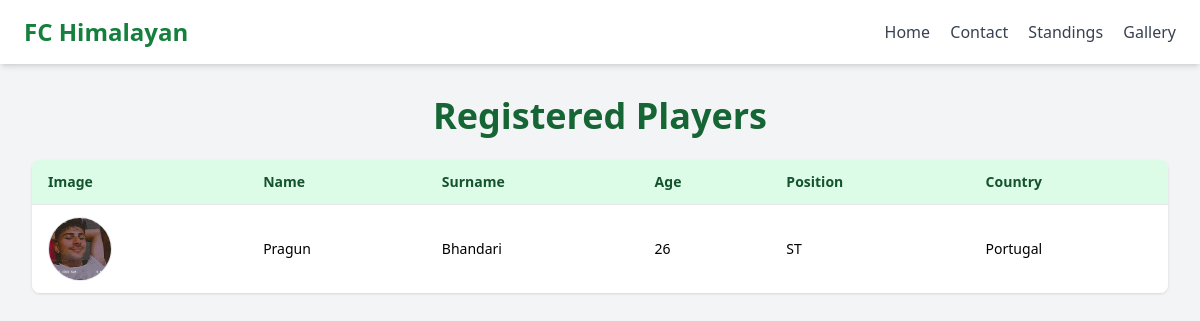
Before: /players/ with the older database file.
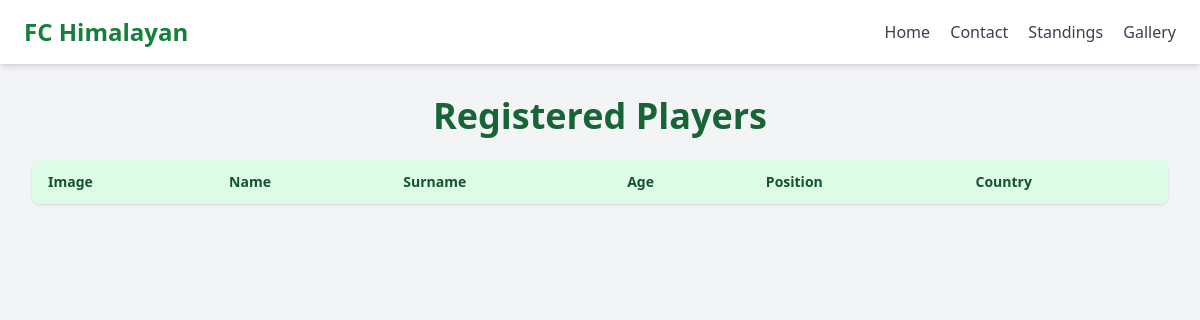
After: the same page with the newer database file.
### myapp/models.py (models this page shows, shortened)
class Player(models.Model):
    user = models.OneToOneField(User, on_delete=models.CASCADE, null=True, blank=True)
    id = models.UUIDField(primary_key=True, default=uuid.uuid4, editable=False)
    image = models.ImageField(upload_to='player_images/')
    name = models.CharField(max_length=100)
    surname = models.CharField(max_length=100)
    age = models.IntegerField()
    sex = models.CharField(max_length=10)
    position = models.CharField(max_length=100)
    jersey_number = models.IntegerField()
    country = models.CharField(max_length=100)
    nationality = models.CharField(max_length=100)
    address = models.TextField()
    contacts = models.CharField(max_length=200)

### myapp/views.py (the view)
# urls.py: path('players/', views.player_list, name='player_list'),
def player_list(request):
    country = request.GET.get('country')  # Gets '?country=Denmark' from URL
    if country:
        players = Player.objects.filter(country__iexact=country)
    else:
        players = Player.objects.all()
    return render(request, 'players.html', {
        'players': players,
        'selected_country': country
    })

### myapp/urls.py (called while the page is built)
    def to_url(self, value):
        return str(value)

### templates/players.html (shortened to what this page needs)
{% load static %}
<!DOCTYPE html>
<html lang="en">
<head>
  <script src="https://cdn.tailwindcss.com"></script>
</head>
<body class="bg-gray-100 min-h-screen">
  <header class="bg-white shadow-md py-4 px-6">
    <div class="max-w-7xl mx-auto flex flex-col md:flex-row justify-between items-center">
        <div>
            <a href="/">
              <nav class="text-2xl font-bold text-green-700 mb-2 md:mb-0">FC Himalayan</nav>
            </a>
          </div>
      <nav class="space-x-4 text-center">
        <a href="{% url 'index' %}" class="text-gray-700 hover:text-green-700 font-medium">Home</a>
        <a href="{% url 'contact' %}" class="text-gray-700 hover:text-green-700 font-medium">Contact</a>
        <a href="{% url 'standings' %}" class="text-gray-700 hover:text-green-700 font-medium">Standings</a>
        <a href="{% url 'gallery' %}" class="text-gray-700 hover:text-green-700 font-medium">Gallery</a>
      </nav>
    </div>
  </header>
  <main class="max-w-7xl mx-auto px-4 sm:px-6 lg:px-8 py-8">
    <h1 class="text-3xl sm:text-4xl font-bold text-center text-green-800 mb-6">Registered Players</h1>
    <div class="overflow-x-auto bg-white rounded-lg shadow">
      <table class="min-w-full divide-y divide-gray-200">
        <thead class="bg-green-100 text-green-900">
          <tr>
            <th scope="col" class="px-4 py-3 text-left text-sm font-semibold">Image</th>
            <th scope="col" class="px-4 py-3 text-left text-sm font-semibold">Name</th>
            <th scope="col" class="px-4 py-3 text-left text-sm font-semibold">Surname</th>
            <th scope="col" class="px-4 py-3 text-left text-sm font-semibold">Age</th>
            <th scope="col" class="px-4 py-3 text-left text-sm font-semibold">Position</th>
            <th scope="col" class="px-4 py-3 text-left text-sm font-semibold">Country</th>
          </tr>
        </thead>
        <tbody class="bg-white divide-y divide-gray-200">
          {% for player in players %}
          <tr class="hover:bg-green-50">
            <td class="px-4 py-3">
              {% if player.image %}
                <a href="{% url 'player_profile' player.id %}">
                  <img src="{{ player.image.url }}" alt="Player Image" class="h-16 w-16 object-cover rounded-full border mx-auto sm:mx-0" />
                </a>
              {% else %}
                <span class="text-sm text-gray-500">No Image</span>
              {% endif %}
            </td>
            <td class="px-4 py-3 text-sm">{{ player.name }}</td>
            <td class="px-4 py-3 text-sm">{{ player.surname }}</td>
            <td class="px-4 py-3 text-sm">{{ player.age }}</td>
            <td class="px-4 py-3 text-sm">{{ player.position }}</td>
            <td class="px-4 py-3 text-sm">{{ player.country }}</td>
          </tr>
          {% endfor %}
        </tbody>
      </table>
    </div>
  </main>
</body>
</html>

Changed rows visible on the page:
removed Player: image (picture), name "Pragun", surname "Bhandari", age "26", position "ST", country "Portugal"
